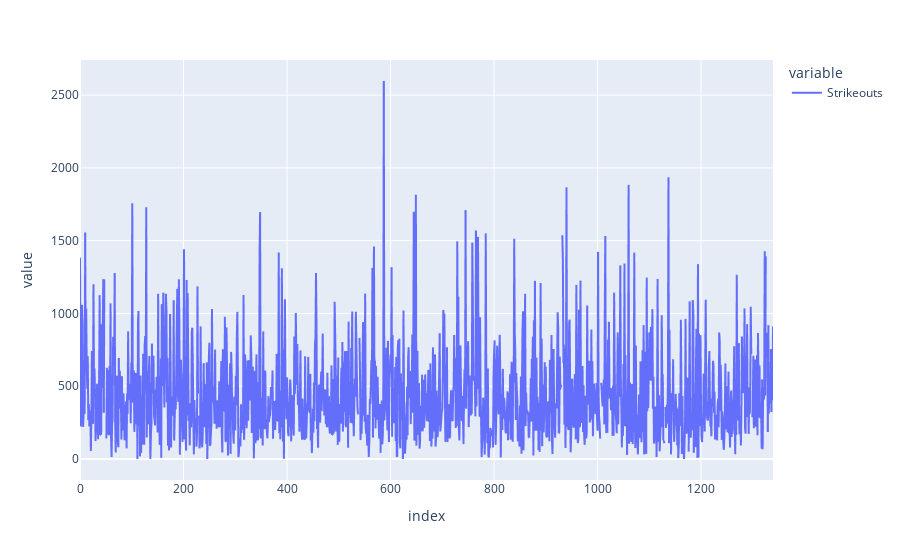

Notebook source saved alongside this figure:
### Code cell
px.line(data_frame=df_only_num['Strikeouts'])

### Figure 1 — Plotly figure (JSON) as saved in the notebook; plotly's stock layout.template omitted (floating-point values rounded to 4 significant figures; data arrays with more than 128 entries replaced by an {"elided": "..."} marker saying what was removed)
{"data": [{"hovertemplate": "variable=Strikeouts<br>index=%{x}<br>value=%{y}<extra></extra>", "legendgroup": "Strikeouts", "line": {"color": "#636efa", "dash": "solid"}, "marker": {"symbol": "circle"}, "mode": "lines", "name": "Strikeouts", "showlegend": true, "type": "scattergl", "x": {"elided": "1340 int values"}, "xaxis": "x", "y": {"elided": "1340 int values"}, "yaxis": "y"}], "layout": {"legend": {"title": {"text": "variable"}, "tracegroupgap": 0}, "margin": {"t": 60}, "xaxis": {"anchor": "y", "domain": [0, 1], "title": {"text": "index"}}, "yaxis": {"anchor": "x", "domain": [0, 1], "title": {"text": "value"}}}}
